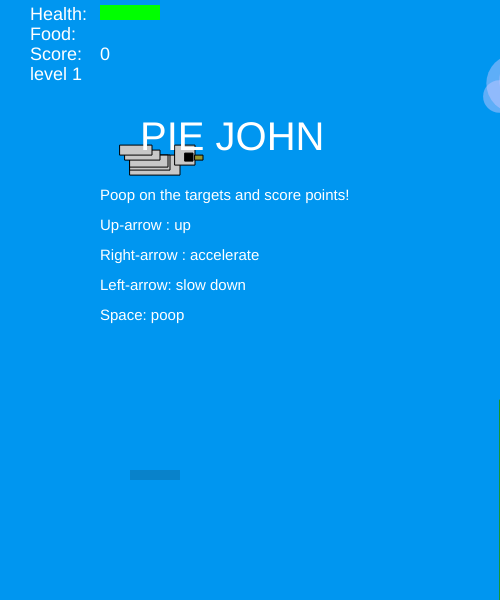
Frame 1 (no input)
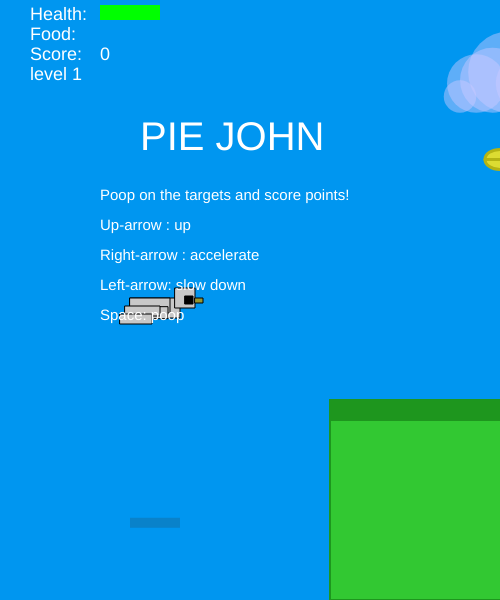
Frame 60 (no input)
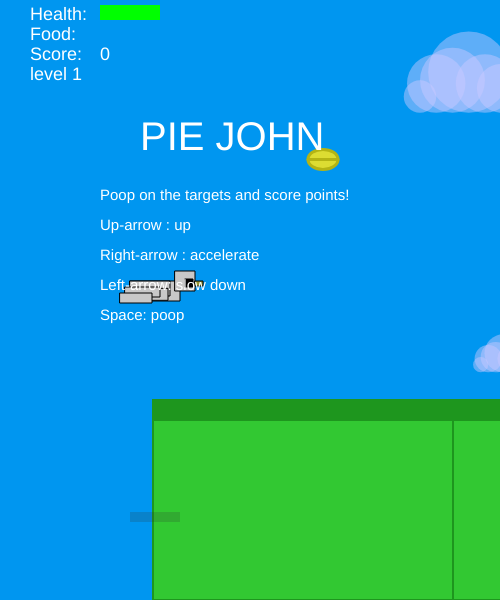
Frame 120 (the mouse pressed at the canvas centre since frame 60)

The p5.js sketch that drew these frames (run headless with seeded random() and noise() and a simulated clock; from frame 60 on, the mouse is pressed at the canvas centre):

// p5.js sketch
// ── sketch.js
let john;
let grounds = [];
let foods = [];
let health = 20;
let scorrr = 0;
let poops = [];
let globalSpeed = 2;
let hDesceleration = 0.1;
let globalNormSpeed = 3;
let level = 1;
let levelGauge = 0;
let clouds = [];
let sun;
let cantPoop = false;
let target;

function setup() {
  createCanvas(500, 600);
  john = new John();
  sun = new Sun();
  target = new Target();
  grounds.push(new Ground());
  clouds.push(new Cloud());
}

function draw() {
  levelUp();
  if (health < 0) {
    gameOver();
  } else {
    //background
    background(0, 150, 240);

    //sun
    sun.update();
    sun.show();

    //Clouds
    for (let k = 0; k <= clouds.length - 1; k++) {
      if (clouds[k].x < -500) {
        clouds.splice(k, 1);
      }
      clouds[k].update();
      clouds[k].show();
    }
    if (frameCount % 100 == 0) {
      clouds.push(new Cloud());
    }

    //Ground
    if (globalSpeed > globalNormSpeed) {
      globalSpeed -= hDesceleration;
    } else if (globalSpeed < globalNormSpeed) {
      globalSpeed += hDesceleration;
    }
    if (grounds[grounds.length - 1].x + 298 < width) {
      grounds.push(new Ground());
    }
    //all events happening with the grounds array
    //update and show
    for (let i = grounds.length - 1; i >= 0; i--) {
      grounds[i].show();
      grounds[i].update();

      if (grounds[i].hits(john)) {
        this.health = this.health - 3;
      }
      //grounds disappear when offscreen
      if (grounds[i].invisible() == true) {
        grounds.splice(i, 1);
      }
    }

    // introduction of the food
    if (frameCount % 30 == 0 && random(3) > 2) {
      foods.push(new Food());
    }
    for (var j = 0; j < foods.length; j++) {
      foods[j].show();
      foods[j].update();
      if (foods[j].eaten(john) == true) {
        foods.splice(j, 1);
        levelGauge++;
      } else {
        if (foods[j].invisible() == true) {
          foods.splice(j, 1);
        }
      }
    }

    //target
    target.update();
    target.show();

    // moves update of John and of the poop
    for (var i = 0; i <= poops.length - 1; i++) {
      poops[i].update();
      poops[i].show();
      //  poops offscreen delete --> bugs... :(
      //  if(poops[i].x<-10){
      //    poops.splice(i,1);
      //  }
      if (poops[i].hitsTarget() == true) {
        scorrr = scorrr + level * level;
        poops.splice(i, 1);
        console.log("target hit");
      }
    }

    john.update();
    john.show();

    //top left corner with all the stats
    fill(255);
    textSize(18);
    text("Health: ", 30, 20);
    text("Food:", 30, 40);
    text("Score: ", 30, 60);
    text("level " + level, 30, 80);
    text(scorrr, 100, 60);
    fill(0, 255, 0);
    rect(100, 5, health * 3, 15);
    fill(200, 200, 0);
    rect(100, 25, levelGauge * 3, 15);

    //tutorial showing how to play at the beginning of the game
    if (frameCount < 400) {
      howToPlayMessage();
    } else if (frameCount < 450) {
      readyMessage();
    } else if (frameCount < 480) {
      goMessage();
    }

    //message in case no food to poop
    textSize(15);
    noStroke();
    fill(255);
    if (cantPoop == true) {
      text("Can't poop, need food...", 200, 250);
    }
    if (frameCount % 50 == 0) {
      cantPoop = false;
    }
  }
}

//Game ending when health goes to 0, endscreen

function gameOver() {
  background(0);
  textSize(20);
  fill(255);
  rect(150, 175, 110, 5);
  rect(150, 205, 110, 5);
  text("Game Over", 150, 200);
  text("Your Score: " + scorrr, 140, 240);
}

//leveling up when food is eaten
function levelUp() {
  if (levelGauge < 5) {
    level = 1;
  } else if (levelGauge < 15) {
    level = 2;
  } else {
    level = 3;
  }
}

//controls
function keyPressed() {
  if (keyCode == UP_ARROW) {
    john.up();
    john.wingMove();
  }
  if (key == " ") {
    if (levelGauge > 0) {
      poops.push(new Poop(john.y));
      levelGauge -= level;
    } else {
      cantPoop = true;
    }
  }
  if (keyCode == RIGHT_ARROW) {
    globalSpeed = 6;
    john.wingMove();
  }
  if (keyCode == LEFT_ARROW) {
    globalSpeed = 1;
  }
}

howToPlayMessage = function () {
  fill(255);
  textSize(40);
  strokeWeight(6);
  text("PIE JOHN", 140, 150);
  textSize(15);
  strokeWeight(2);
  text("Poop on the targets and score points!", 100, 200);
  text("Up-arrow : up", 100, 230);
  text("Right-arrow : accelerate", 100, 260);
  text("Left-arrow: slow down", 100, 290);
  text("Space: poop", 100, 320);
  if (frameCount % 55 == 0) {
    john.up();
    john.wingMove();
  }
};
readyMessage = function () {
  fill(255);
  textSize(40);
  strokeWeight(6);
  text("READY?", 140, 250);
  if (frameCount % 55 == 0) {
    john.up();
    john.wingMove();
  }
};
goMessage = function () {
  fill(255);
  textSize(40);
  strokeWeight(6);
  text("GO!!!", 140, 250);
};

// ── background.js
function Cloud() {
  this.x = width;
  this.varPosition = 0.5 + random(1.5);
  this.y = height - this.varPosition * (height / 2);
  this.speed = globalSpeed / 3;
  this.cloudCircles = [10, 18, 20, 25, 18, 15, 10];
  for (let mm = 0; mm <= this.cloudCircles.length - 1; mm++) {
    this.cloudCircles[mm] = this.cloudCircles[mm] * this.varPosition;
  }

  this.show = function () {
    fill(200, 200, 255, 120);
    noStroke();
    for (let m = 0; m <= this.cloudCircles.length - 1; m++) {
      ellipse(
        this.x + m * 10 * this.varPosition,
        this.y - this.cloudCircles[m],
        this.cloudCircles[m] * 2,
        this.cloudCircles[m] * 2
      );
    }
  };

  this.update = function () {
    this.x = this.x - this.speed;
  };
}

function Sun() {
  this.x = width + 200;
  this.y = random(height / 2);
  this.speed = globalSpeed / 10;
  this.shine = 0;
  this.shineVar = 0.1;
  this.shineMin = -5;
  this.shineMax = 5;

  this.update = function () {
    this.x = this.x - this.speed;
    if (this.x < -200) {
      this.x = width + 200;
    }
    this.shine += this.shineVar;
    if (this.shine >= this.shineMax || this.shine <= this.shineMin) {
      this.shineVar = -this.shineVar;
    }
  };

  this.show = function () {
    fill(255, 255, 80, 60);
    noStroke();
    ellipse(this.x, this.y, 50 - this.shine, 50 + this.shine);
    ellipse(this.x, this.y, 70 + this.shine, 70 - this.shine);
    ellipse(this.x, this.y, 90 - this.shine, 90 + this.shine);
    ellipse(this.x, this.y, 100 + this.shine, 100 - this.shine);
    ellipse(this.x, this.y, 120 + this.shine, 120 + this.shine);
    textSize(10);
    fill(100, 100, 0, 100);
    text(this.x - 5, this.y - 5, "o  o");
    text(this.x - 5, this.y + 5, " __/");
  };
}

// ── food.js
function Food() {
  this.x = width;
  this.y = random(100, height / 2);
  this.speed = globalSpeed;

  this.eaten = function (john) {
    if (dist(john.x + 5, john.y + 5, this.x, this.y) < 20) {
      return true;
    } else {
      return false;
    }
  };

  this.invisible = function () {
    if (this.x < -30) {
      return true;
    } else {
      return false;
    }
  };

  this.show = function () {
    stroke(180, 180, 20);
    strokeWeight(3);
    fill(220, 220, 50);
    ellipse(this.x, this.y, 30, 20);
    line(this.x - 15, this.y, this.x + 15, this.y);
    strokeWeight(1);
  };

  this.update = function () {
    this.speed = globalSpeed;
    this.x -= this.speed;
  };
}

// ── gameIntro.js
showHowToPlayMessage = function () {
  fill(255);
  textSize(40);
  strokeWeight(6);
  text("PIE JOHN", 140, 150);
  textSize(15);
  strokeWeight(2);
  text("Poop on the targets and score points!", 100, 200);
  text("Up-arrow : up", 100, 230);
  text("Right-arrow : accelerate", 100, 260);
  text("Left-arrow: slow down", 100, 290);
  text("Space: poop", 100, 320);
};

showReadyMessage = function () {
  fill(255);
  textSize(40);
  strokeWeight(6);
  text("READY?", 140, 250);
};

showGoMessage = function () {
  fill(255);
  textSize(40);
  strokeWeight(6);
  text("GO!!!", 140, 250);
};

showGameIntro = function () {
  if (frameCount < 400) {
    showHowToPlayMessage();
  } else if (frameCount < 450) {
    showReadyMessage();
  } else if (frameCount < 480) {
    showGoMessage();
    level = 1;
  }
};

// ── ground.js
function Ground() {
  this.bottom = 200;
  this.x = width;
  this.w = 300;

  // determines if John hits the ground
  this.hits = function (john) {
    if (john.y > height - this.bottom) {
      if (john.x > this.x && john.x < this.x + this.w) {
        return true;
      }
    }
    return false;
  };

  this.show = function () {
    stroke(30, 150, 30);
    fill(50, 200, 50);
    rect(this.x, height - this.bottom, this.w, this.bottom);
    fill(30, 150, 30);
    rect(this.x, height - this.bottom, this.w, 20);
  };
  this.update = function () {
    this.speed = globalSpeed;
    this.x -= this.speed;
  };
  this.invisible = function () {
    if (this.x < -this.w) {
      return true;
    } else {
      return false;
    }
  };
}

function Target() {
  this.x = width + 1600;
  this.y = height - 100 - random(80);

  this.update = function () {
    this.speed = globalSpeed;
    if (this.x < -200) {
      this.x = width + random(1000);
    }
    this.x -= this.speed;
  };

  this.show = function () {
    noStroke();
    fill(255, 0, 0);
    rect(this.x, this.y, 120, 30);
    fill(255);
    rect(this.x + 25, this.y + 5, 70, 20);
    fill(255, 0, 0);
    rect(this.x + 45, this.y + 10, 30, 10);
  };
}

// ── john.js
function John() {
  this.y = height / 4;
  this.x = 180;

  this.gravity = 0.1;
  this.lift = -8;
  this.velocity = 0;
  this.wingPosMax = 30;
  this.wingPos = this.wingPosMax;

  this.show = function () {
    //body
    fill(200);
    stroke(0);
    rect(
      this.x - 50,
      this.y + 5 - levelGauge / 5,
      50 + levelGauge / 3,
      20 + levelGauge
    );
    rect(this.x - 5, this.y - 5, 20, 20);
    rect(this.x - 50, this.y + 5, 40, 15);
    //wings with dynamic variation when flapping them
    rect(this.x - 50, this.y + 15 - this.wingPos / 3, 38, 12);
    rect(this.x - 55, this.y + 15 - this.wingPos / 2, 35, 10);
    rect(this.x - 60, this.y + 25 - this.wingPos, 32, 10);
    //eyes
    fill(0);
    rect(this.x + 5, this.y + 3, 8, 8);
    fill(150, 150, 50);
    rect(this.x + 15, this.y + 5, 8, 5);
    //shade
    fill(50, 50, 50, 50);
    noStroke();
    rect(this.x - 50, height - (180 - this.y / 3), 50, 10);
  };

  this.up = function () {
    this.velocity += this.lift;
  };

  this.wingMove = function () {
    this.wingPos = 0;
  };

  this.update = function () {
    this.gravity = 0.1 * level;
    this.velocity += this.gravity;
    this.y += this.velocity;
    if (this.wingPos < this.wingPosMax) {
      this.wingPos += 0.8;
    }

    if (this.y > height) {
      this.y = height;
      this.velocity = 0;
    }
    if (this.y < 0) {
      this.y = 0;
      this.velocity = 0;
    }
  };
}

// ── poop.js
function Poop(aim) {
  this.aim = aim;
  this.x = john.x;
  this.y = john.y - 10;
  this.speed = globalSpeed;
  this.gravity = 0.5;
  this.velocity = 0;
  this.landed = false;

  this.show = function () {
    noStroke();
    fill(230);
    switch (level) {
      case 1:
        ellipse(this.x - 10, this.y + 20, 10, 10);
        break;
      case 2:
        ellipse(this.x - 10, this.y + 20, 15, 15);
        break;
      case 3:
        ellipse(this.x - 10, this.y + 20, 20, 20);
    }
  };

  this.update = function () {
    this.speed = globalSpeed;
    this.x -= this.speed;
    this.velocity += this.gravity;
    if (this.y < height - (200 - this.aim / 3)) {
      this.y = this.y + this.velocity;
    } else {
      this.landed = true;
    }
  };

  this.hitsTarget = function () {
    if (this.landed == true) {
      if (target.x < this.x && target.x + 120 > this.x) {
        if (target.y < this.y && target.y + 30 > this.y) {
          return true;
        }
      }
    }
    return false;
  };
}
